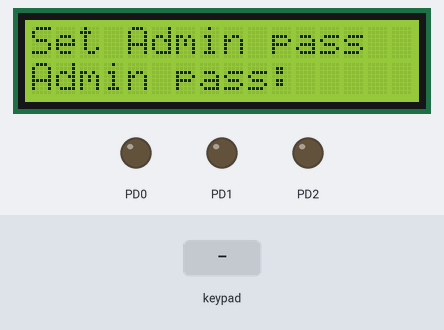
Recording of a program running on a simulated ATmega32, built with avr-gcc and emulated at 16 MHz. Parts: 16×2 character LCD, output pins drawn as LEDs (lit = HIGH). Wiring (inferred from the names in the program): 4×4 keypad with keys 7 8 9 / 4 5 6 * 1 2 3 - c 0 = +: rows PC4, PC5, PC6, PC7; columns PC0, PC1, PC2, PC3; character LCD (HD44780): RS PA2; E PA3; data PA4, PA5, PA6, PA7. Inputs (shaded band) come from the test bench. EEPROM starts erased; pins used as bus, display or sensor lines are not drawn.

Above: at 1.2 s.
1.3 s: keypad keys 1 2 3 4 = pressed 0.4 s apart
At 3.8 s:
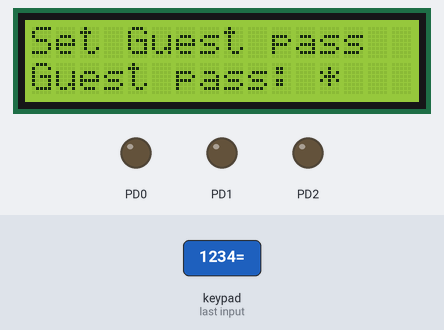
4.8 s: key '/' pressed
At 5.7 s:
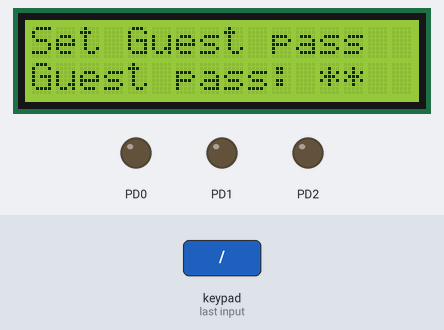
6.5 s: keypad keys 1 3 9 7 = pressed 0.4 s apart
At 8.9 s:
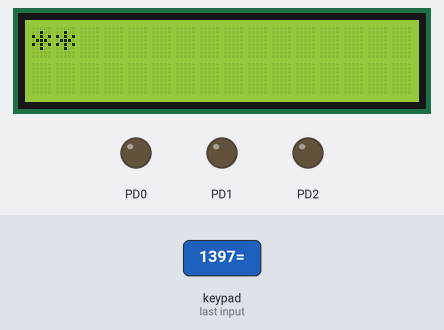
10.0 s: keypad keys 7 + 5 = pressed 0.4 s apart
At 12.2 s:
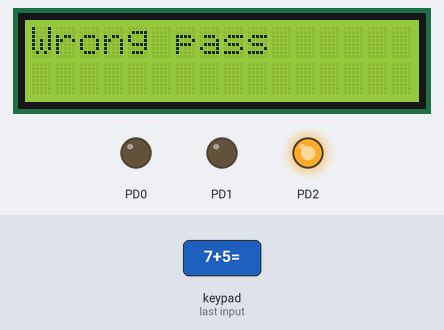
14.6 s: key 'c' pressed
At 16.0 s:
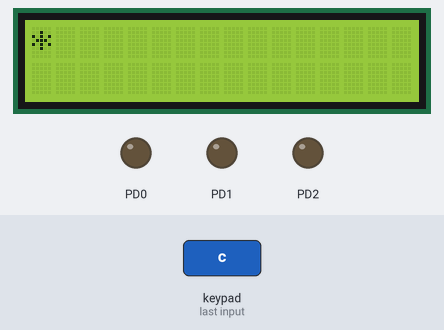
16.3 s: key '+' pressed
At 16.41 s:
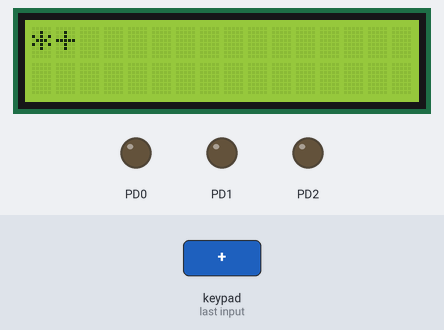
Timing chart, 0 to 19.0 s (numbered marks = the images above; inputs shaded):
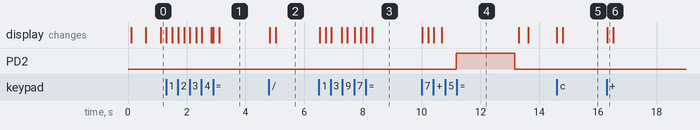

Measured:
- after the input at 1.3 s, the display: first changes at once (image 1 shows a later state)
- after the input at 4.8 s, the display: first changes at once (image 2 shows a later state)
- after the input at 6.5 s, the display: first changes at once (image 3 shows a later state)
- after the input at 10.0 s, PD2: LOW → HIGH after 1.2 s, → LOW 2.0 s later; the display: first changes at once (image 4 shows a later state)
- after the input at 14.6 s, the display: first changes at once (image 5 shows a later state)
- after the input at 16.3 s, the display: changes at once (image 6)

The program:

main.c
```c
/*
 * Smart_home.c
 *
 * Created: 5/8/2023 11:27:39 PM
 * Author : Ali
 */

#include "SPI.h"
#include "LCD.h"
#include "KEYPAD.h"
#include "eeprom.h"


void lock_system(void);
uint8_t get_input_from_user(void);
uint8_t get_password_from_user(void);
uint8_t enter_password(uint8_t);
void admin_control(void);
void guest_control(void);


int main(void)
{
    SPI_init_master();
	KEYPAD_init();
	LCD_init();

	LCD_write_string("Hi, Im master");
	_delay_ms(400);


	//set pins
	SETBIT(DDRD, 0);  // PD0 output
	SETBIT(DDRD, 1);  // PD1 output
	SETBIT(DDRD, 2);  // PD2 output

	while(1){
		lock_system();
	}


}

uint8_t get_input_from_user(){
	int8_t key;

	do{
		key = KEYPAD_read();
	}while(key == -1);

	//LCD_write_char(key);

	while(KEYPAD_read() != -1);

	return key;
}
uint8_t get_password_from_user(){
	int8_t key;

	do{
		key = KEYPAD_read();
	}while(key == -1);

	LCD_write_char(key);
	_delay_ms(200);
	LCD_write_command(16);
	LCD_write_char('*');
	while(KEYPAD_read() != -1);

	return key;
}

void lock_system(){
	// first time
	if(eeprom_read(100) != 4){
		LCD_write_command(1);
		LCD_write_string("Login for");
		LCD_write_command(0xc0);
		LCD_write_string("first time");
		_delay_ms(400);

		eeprom_write(100, 4);

		// Setting Admin password
		LCD_write_command(1);
		LCD_write_string("Set Admin pass");
		LCD_write_command(0xc0);
		LCD_write_string("Admin pass: ");

		eeprom_write(20, get_password_from_user());
		eeprom_write(21, get_password_from_user());
		eeprom_write(22, get_password_from_user());
		eeprom_write(23, get_password_from_user());

		// Setting Guest password
		LCD_write_command(1);
		LCD_write_string("Set Guest pass");
		LCD_write_command(0xc0);
		LCD_write_string("Guest pass: ");

		eeprom_write(30, get_password_from_user());
		eeprom_write(31, get_password_from_user());
		eeprom_write(32, get_password_from_user());
		eeprom_write(33, get_password_from_user());

	}

	LCD_write_command(1);
	LCD_write_string("Select mode: ");
	LCD_write_command(0xc0);
	LCD_write_string("0:Admin  1:Guest");

	uint8_t mode = get_input_from_user();

	LCD_write_command(1);
	if(mode == '0'){
		LCD_write_string("Admin Mode");
		LCD_write_command(0xc0);
		LCD_write_string("Enter pass: ");

	}
	else if(mode == '1'){
		LCD_write_string("Guest Mode");
		LCD_write_command(0xc0);
		LCD_write_string("Enter pass: ");
	}

	if(enter_password(mode) == 0){
		LCD_write_command(1);
		LCD_write_string("Correct pass");
		_delay_ms(200);
		if(mode == '0'){
			admin_control();
		}
		else{
			guest_control();
		}
	}
	else{
		LCD_write_command(1);
		LCD_write_string("Wrong pass");
		_delay_ms(500);
		// turn block led on
		SETBIT(PORTD, 2);  // PD2 high
		_delay_ms(2000);
		CLRBIT(PORTD, 2);
	}


}

uint8_t enter_password(uint8_t mode){
	int password[4];
	int temp[4];
	// Loading the password
	if(mode == '0'){
		for(int i = 0; i < 4; i++){
			password[i] = eeprom_read(20+i);
		}
	}
	else{
		for(int i = 0; i < 4; i++){
			password[i] = eeprom_read(30+i);
		}
	}


	// enter password
	for(int i = 0; i < 4; i++){
		temp[i] = get_password_from_user();
	}

	//check
	for(int i = 0; i < 4; i++){
		if(temp[i] != password[i]){
			return 1;
		}
	}
	return 0;
}

void admin_control(){
	// turn admin led on
	SETBIT(PORTD, 0);  // PD0 high

	uint8_t menu = 0;
	uint8_t exit = 0;

	do{
		int input;

		LCD_write_command(1);
		if(menu == 0){
			LCD_write_string("1:Room1 2:Room2");
			LCD_write_command(0xc0);
			LCD_write_string("3:Room3 4:more");
			input = get_input_from_user();

			LCD_write_command(1);
			switch(input){
				case '1': LCD_write_string("Room 1 chosen"); SPI_write(1); _delay_ms(200); break;
				case '2': LCD_write_string("Room 2 chosen"); SPI_write(2); _delay_ms(200); break;
				case '3': LCD_write_string("Room 3 chosen"); SPI_write(3); _delay_ms(200); break;
				default: break;
			}
		}
		else{
			LCD_write_string("5:TV 6:AC");
			LCD_write_command(0xc0);
			LCD_write_string("7:back 8:Exit");
			input = get_input_from_user();

			LCD_write_command(1);
			switch(input){
				case '5': LCD_write_string("TV chosen"); SPI_write(5); _delay_ms(200); break;
				case '6': LCD_write_string("AC chosen"); SPI_write(6); _delay_ms(200); break;
				case '8': LCD_write_string("Exit"); exit = 1 ; _delay_ms(200); break;
				default: break;
			}
		}


		if((input == '4') || (input == '7')){
			if(menu == 0){
				menu = 1;
			}
			else{
				menu = 0;
			}
		}

	}while(exit != 1);

	// turn admin led off
	CLRBIT(PORTD, 0);  // PD0 low
}

void guest_control(){
	// turn guest led on
	SETBIT(PORTD, 1);  // PD1 high

	uint8_t exit = 0;

	do{
		int input;
		LCD_write_command(1);
		LCD_write_string("1:Room1 2:Room2");
		LCD_write_command(0xc0);
		LCD_write_string("3:Room3 4:Exit");
		input = get_input_from_user();

		LCD_write_command(1);
		switch(input){
			case '1': LCD_write_string("Room 1 chosen"); SPI_write(1); _delay_ms(200); break;
			case '2': LCD_write_string("Room 2 chosen"); SPI_write(2); _delay_ms(200); break;
			case '3': LCD_write_string("Room 3 chosen"); SPI_write(3); _delay_ms(200); break;
			case '4': LCD_write_string("Exit"); exit = 1 ; _delay_ms(200); break;
			default: break;
		}

	}while(exit != 1);

	// turn guest led off
	CLRBIT(PORTD, 1);  // PD1 low

}
```

ADC.c
```c
/*
 * ADC.c
 *
 * Created: 3/23/2023 12:13:56 AM
 *  Author: Ali
 */

#include "ADC.h"

void ADC_init(){
	SETBIT(ADMUX, REFS0); // AVCC with external cap at AREF pin

	SETBIT(ADCSRA, ADEN); // Enable ADC

	ADCSRA |= 0b111; // ADC Prescaler 128, 16Mhz/128 = 125Khz

}

uint16_t ADC_read(uint8_t ch){

	ADMUX &= 0b11100000;
	ADMUX |= ch;

	SETBIT(ADCSRA, ADSC); //Start conversion from analog to digital

	while(READBIT(ADCSRA, ADSC) == 1); // while ADC conversion is not complete

	return ADC;
}
```

ADC.h
```c
/*
 * ADC.h
 *
 * Created: 3/23/2023 12:14:07 AM
 *  Author: Ali
 */


#ifndef ADC_H_
#define ADC_H_

#include "std_macros.h"

void ADC_init(void);
uint16_t ADC_read(uint8_t ch);


#endif /* ADC_H_ */
```

SPI.c
```c
/*
 * SPI.c
 *
 * Created: 8/27/2022 11:29:13 AM
 *  Author: safifi
 */
#include "SPI.h"

void SPI_init_master(void){
	SETBIT(DDRB,MOSI);
	SETBIT(DDRB,SS); // slave select 1
	//SETBIT(DDRB, PB3); // slave select 2
	SETBIT(DDRB,SCK);

	SPCR = 1<<MSTR | 1<<SPE;
}
void SPI_init_slave(void){
	SETBIT(DDRB,MISO);
	SPCR =  1<<SPE;
}

void SPI_write(uint8_t data){
	SPDR = data;
	while(READBIT(SPSR,SPIF) == 0);
}
uint8_t SPI_read(void){
	while(READBIT(SPSR,SPIF) == 0);
	return SPDR;
}

uint8_t SPI_RX_TX(uint8_t data){
	SPDR = data;
	while(READBIT(SPSR,SPIF) == 0);
	return SPDR;
}
```

SPI.h
```c
/*
 * SPI.h
 *
 * Created: 8/27/2022 11:29:30 AM
 *  Author: safifi
 */


#ifndef SPI_H_
#define SPI_H_

#include "std_macros.h"


#define SS   PB4
#define MOSI PB5
#define MISO PB6
#define SCK  PB7

void SPI_init_master(void); // MOSI,SS, SCK output
void SPI_init_slave(void);  // MISO output

void SPI_write(uint8_t data);
uint8_t SPI_read(void);


#endif /* SPI_H_ */
```

eeprom.c
```c
/*
 * eeprom.c
 *
 * Created: 3/9/2023 5:02:57 PM
 *  Author: Ali
 */

#include "eeprom.h"

void eeprom_write(uint16_t add, uint8_t data){
	while(READBIT(EECR, EEWE) != 0); // wait until EEWE becomes zero
	EEAR = add;
	EEDR = data;
	SETBIT(EECR, EEMWE);
	SETBIT(EECR, EEWE);
}

uint8_t eeprom_read(uint16_t add){
	while(READBIT(EECR, EEWE) != 0); // wait until EEWE becomes zero
	EEAR = add;
	SETBIT(EECR, EERE);
	return EEDR;
}
```

eeprom.h
```c
/*
 * eeprom.h
 *
 * Created: 3/9/2023 5:04:03 PM
 *  Author: Ali
 */


#ifndef EEPROM_H_
#define EEPROM_H_

#include "std_macros.h"

void eeprom_write(uint16_t add, uint8_t data);
uint8_t eeprom_read(uint16_t add);

#endif /* EEPROM_H_ */
```

std_macros.h
```c
/*
 * std_macros.h
 *
 * Created: 3/7/2023 2:20:31 PM
 *  Author: Ali
 */


#ifndef STD_MACROS_H_
#define STD_MACROS_H_

#include <avr/io.h>
#define F_CPU 16000000UL
#include <util/delay.h>
#include <avr/interrupt.h>

#define SETBIT(REG,BIT)  (REG |= 1 << BIT)
#define CLRBIT(REG,BIT)  (REG &= ~(1 << BIT))
#define TOGBIT(REG,BIT)  (REG ^= 1 << BIT)
#define READBIT(REG,BIT)  ((REG >> BIT) & 1)


#endif /* STD_MACROS_H_ */
```

KEYPAD_cfg.h
```c
/*
 * KEYPAD_cfg.h
 *
 * Created: 3/7/2023 3:13:46 PM
 *  Author: Ali
 */


#ifndef KEYPAD_CFG_H_
#define KEYPAD_CFG_H_

#include "std_macros.h"

/*
PORTC 0 to 3 pulled up input
PORTC 4 to 7 Output

*/
#define INIT_KEYPAD_PINS() DDRC |= 0b11110000; PORTC =  0b11111111;

#define K0() READBIT(PINC, 0)
#define K1() READBIT(PINC, 1)
#define K2() READBIT(PINC, 2)
#define K3() READBIT(PINC, 3)
#define K4(x) if(x == 1) SETBIT(PORTC, 4); else CLRBIT(PORTC, 4);
#define K5(x) if(x == 1) SETBIT(PORTC, 5); else CLRBIT(PORTC, 5);
#define K6(x) if(x == 1) SETBIT(PORTC, 6); else CLRBIT(PORTC, 6);
#define K7(x) if(x == 1) SETBIT(PORTC, 7); else CLRBIT(PORTC, 7);


#endif /* KEYPAD_CFG_H_ */
```

LCD_cfg.h
```c
/*
 * LCD_cfg.h
 *
 * Created: 3/7/2023 3:12:17 PM
 *  Author: Ali
 */


#ifndef LCD_CFG_H_
#define LCD_CFG_H_

#include "std_macros.h"

/*
D7--D4 --> A7--A4
EN --> A3
RS --> A2
PORTA(2--7) connected to LCD
*/
#define INIT_LCD_PINS() DDRA|= 0b11111100;
#define LCD_RS(x) if(x == 1) SETBIT(PORTA, 2); else CLRBIT(PORTA, 2);
#define LCD_EN(x) if(x == 1) SETBIT(PORTA, 3); else CLRBIT(PORTA, 3);
#define LCD_D4(x) if(x == 1) SETBIT(PORTA, 4); else CLRBIT(PORTA, 4);
#define LCD_D5(x) if(x == 1) SETBIT(PORTA, 5); else CLRBIT(PORTA, 5);
#define LCD_D6(x) if(x == 1) SETBIT(PORTA, 6); else CLRBIT(PORTA, 6);
#define LCD_D7(x) if(x == 1) SETBIT(PORTA, 7); else CLRBIT(PORTA, 7);

#endif /* LCD_CFG_H_ */
```

KEYPAD.c
```c
/*
 * KEYPAD.c
 *
 * Created: 3/7/2023 3:09:19 PM
 *  Author: Ali
 */

#include "std_macros.h"
#include "KEYPAD.h"
#include "KEYPAD_cfg.h"

uint8_t const keypad_matrix[] = {
	'7','8','9','/',
	'4','5','6','*',
	'1','2','3','-',
	'c','0','=','+'

};

/*****************************************************************************
* Function Name: KEYPAD_init
* Purpose      : initialize keypad 4x4
* Parameters   : void
* Return value : void
*****************************************************************************/
void KEYPAD_init(){
	INIT_KEYPAD_PINS();
}

/*****************************************************************************
* Function Name: KEYPAD_read
* Purpose      : Read pins of keypad
* Parameters   : void
* Return value : -1 if no press, value if pressed on of push buttons
*****************************************************************************/
int8_t KEYPAD_read(){
	K4(0);K5(1);K6(1);K7(1);
	if(K0() == 0) return keypad_matrix[0];
	if(K1() == 0) return keypad_matrix[1];
	if(K2() == 0) return keypad_matrix[2];
	if(K3() == 0) return keypad_matrix[3];
	_delay_ms(5);

	K4(1);K5(0);K6(1);K7(1);
	if(K0() == 0) return keypad_matrix[4];
	if(K1() == 0) return keypad_matrix[5];
	if(K2() == 0) return keypad_matrix[6];
	if(K3() == 0) return keypad_matrix[7];
	_delay_ms(5);

	K4(1);K5(1);K6(0);K7(1);
	if(K0() == 0) return keypad_matrix[8];
	if(K1() == 0) return keypad_matrix[9];
	if(K2() == 0) return keypad_matrix[10];
	if(K3() == 0) return keypad_matrix[11];
	_delay_ms(5);

	K4(1);K5(1);K6(1);K7(0);
	if(K0() == 0) return keypad_matrix[12];
	if(K1() == 0) return keypad_matrix[13];
	if(K2() == 0) return keypad_matrix[14];
	if(K3() == 0) return keypad_matrix[15];
	_delay_ms(5);

	return -1;
}
```

KEYPAD.h
```c
/*
 * KEYPAD.h
 *
 * Created: 3/7/2023 3:09:34 PM
 *  Author: Ali
 */


#ifndef KEYPAD_H_
#define KEYPAD_H_

#include "std_macros.h"

void KEYPAD_init(void);
int8_t KEYPAD_read(void);


#endif /* KEYPAD_H_ */
```

LCD.c
```c
/*
 * LCD.c
 *
 * Created: 3/7/2023 2:24:02 PM
 *  Author: Ali
 */

#include "LCD.h"
#include "LCD_cfg.h"
#include "std_macros.h"

/*****************************************************************************
* Function Name: LCD_init
* Purpose      : initialize LCD to work in 4-bit mode - clear lcd - cursor off
* Parameters   : void
* Return value : void
*****************************************************************************/
void LCD_init(void){
	INIT_LCD_PINS();
	LCD_write_command(0x3);
	_delay_ms(4);
	LCD_write_command(0x3);
	_delay_ms(4);
	LCD_write_command(0x3);
	_delay_ms(4);
	LCD_write_command(0x2);
	LCD_write_command(0x28);
	LCD_write_command(0x01);
	LCD_write_command(0x06);
	LCD_write_command(0x0C);
	_delay_ms(20);
}

/*****************************************************************************
* Function Name: LCD_write_char
* Purpose      : Write a specific Ascii char (data) to lcd (valid only with 4-bit mode)
* Parameters   : data  (data to be written on lcd)
* Return value : void
*****************************************************************************/
void LCD_write_char(uint8_t data){
	LCD_RS(1);
	LCD_D4(READBIT(data, 4));
	LCD_D5(READBIT(data, 5));
	LCD_D6(READBIT(data, 6));
	LCD_D7(READBIT(data, 7));

	LCD_EN(1);
	_delay_ms(1);
	LCD_EN(0);
	_delay_ms(1);

	LCD_D4(READBIT(data, 0));
	LCD_D5(READBIT(data, 1));
	LCD_D6(READBIT(data, 2));
	LCD_D7(READBIT(data, 3));

	LCD_EN(1);
	_delay_ms(1);
	LCD_EN(0);
	_delay_ms(1);

}

/*****************************************************************************
* Function Name: LCD_write_command
* Purpose      : Send a specific command (cmd) to lcd (valid only with 4-bit mode)
* Parameters   : cmd  (command to be done by lcd)
* Return value : void
*****************************************************************************/
void LCD_write_command(uint8_t cmd){
	LCD_RS(0);
	LCD_D4(READBIT(cmd, 4));
	LCD_D5(READBIT(cmd, 5));
	LCD_D6(READBIT(cmd, 6));
	LCD_D7(READBIT(cmd, 7));

	LCD_EN(1);
	_delay_ms(1);
	LCD_EN(0);
	_delay_ms(1);

	LCD_D4(READBIT(cmd, 0));
	LCD_D5(READBIT(cmd, 1));
	LCD_D6(READBIT(cmd, 2));
	LCD_D7(READBIT(cmd, 3));

	LCD_EN(1);
	_delay_ms(1);
	LCD_EN(0);
	_delay_ms(1);
}

/*****************************************************************************
* Function Name: LCD_write_num
* Purpose      : Write a specific number (num) on lcd (valid only with 4-bit mode)
* Parameters   : num  (num to be written on lcd)
* Return value : void
*****************************************************************************/
void LCD_write_number(int32_t num){
	int8_t i = 0;
	uint8_t num_arr[10];
	uint8_t neg_flag = 0;

	if(num < 0){
		num *= -1;
		neg_flag = 1;
	}

	if(num == 0) {
		LCD_write_char('0');
		return;
	}

	for(i = 0; num != 0 ;i++){ // 6,5,2,1
		num_arr[i] = num % 10 + '0';
		num /= 10;
	}
	i--;
	if(neg_flag == 1){
		LCD_write_char('-');
	}
	while (i >= 0){
		LCD_write_char(num_arr[i]);
		i--;
	}
}

/*****************************************************************************
* Function Name: LCD_write_string
* Purpose      : Write a string (*txt) to lcd (valid only with 4-bit mode)
*                (assume the end char of string is NULL (Ascii:'\0' - decimal:0 ))
* Parameters   : *txt  (array of char to be written on lcd)
* Return value : void
*****************************************************************************/
void LCD_write_string(uint8_t * str){
	uint8_t i;

	for(i = 0; str[i] != 0; i++){
		LCD_write_char(str[i]);
	}

}
```

LCD.h
```c
/*
 * LCD.h
 *
 * Created: 3/7/2023 2:24:20 PM
 *  Author: Ali
 */


#ifndef LCD_H_
#define LCD_H_

#include "std_macros.h"

void LCD_init(void);
void LCD_write_char(uint8_t);
void LCD_write_command(uint8_t);
void LCD_write_number(int32_t);
void LCD_write_string(uint8_t *);


#endif /* LCD_H_ */
```
